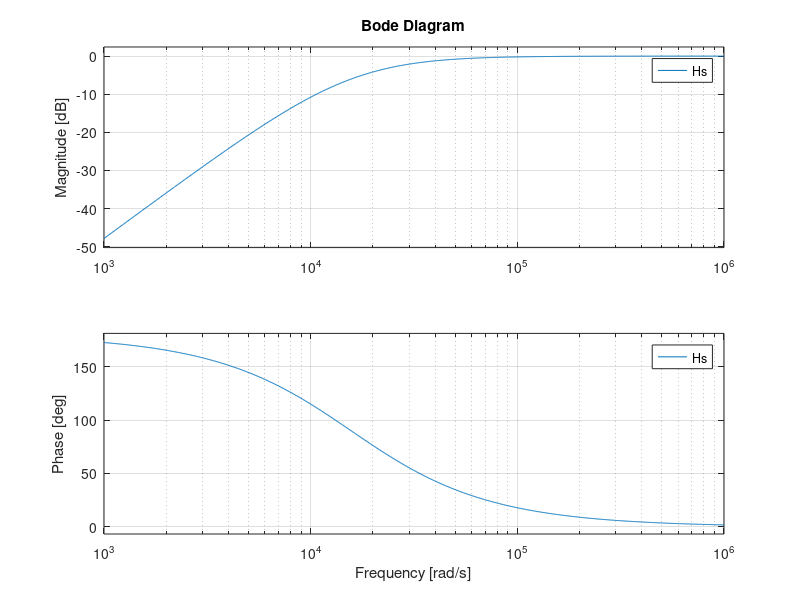

This chart was generated by the following MATLAB code:


%(1/(40*10^(-3)*39.78*10^(-6)))/(s^2 + s/(16*39.78*10^(-6)) + 1/(40*10^(-3)*39.78*10^(-6)));

Hs = tf([1 0 0], [1 1/(16*1.99*10^-6) 1/(2.04*10^(-3)*1.99*10^(-6))]);

bode(Hs);